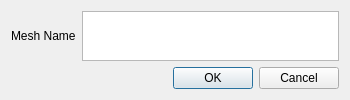
<?xml version="1.0" encoding="UTF-8"?>
<ui version="4.0">
 <class>RemoveObject</class>
 <widget class="QDialog" name="RemoveObject">
  <property name="geometry">
   <rect>
    <x>0</x>
    <y>0</y>
    <width>350</width>
    <height>100</height>
   </rect>
  </property>
  <property name="minimumSize">
   <size>
    <width>350</width>
    <height>80</height>
   </size>
  </property>
  <property name="maximumSize">
   <size>
    <width>350</width>
    <height>113</height>
   </size>
  </property>
  <property name="windowTitle">
   <string>Remove Mesh</string>
  </property>
  <property name="windowIcon">
   <iconset resource="../icons.qrc">
    <normaloff>:/toolbar/icons/scissors32.png</normaloff>:/toolbar/icons/scissors32.png</iconset>
  </property>
  <layout class="QGridLayout" name="gridLayout">
   <item row="0" column="0">
    <widget class="QLabel" name="label">
     <property name="text">
      <string>Mesh Name</string>
     </property>
    </widget>
   </item>
   <item row="0" column="1">
    <widget class="QTextEdit" name="textEdit"/>
   </item>
   <item row="1" column="0" colspan="2">
    <widget class="QDialogButtonBox" name="buttonBox">
     <property name="orientation">
      <enum>Qt::Horizontal</enum>
     </property>
     <property name="standardButtons">
      <set>QDialogButtonBox::Cancel|QDialogButtonBox::Ok</set>
     </property>
    </widget>
   </item>
  </layout>
 </widget>
 <resources>
  <include location="../icons.qrc"/>
 </resources>
 <connections>
  <connection>
   <sender>buttonBox</sender>
   <signal>accepted()</signal>
   <receiver>RemoveObject</receiver>
   <slot>accept()</slot>
   <hints>
    <hint type="sourcelabel">
     <x>248</x>
     <y>254</y>
    </hint>
    <hint type="destinationlabel">
     <x>157</x>
     <y>274</y>
    </hint>
   </hints>
  </connection>
  <connection>
   <sender>buttonBox</sender>
   <signal>rejected()</signal>
   <receiver>RemoveObject</receiver>
   <slot>reject()</slot>
   <hints>
    <hint type="sourcelabel">
     <x>316</x>
     <y>260</y>
    </hint>
    <hint type="destinationlabel">
     <x>286</x>
     <y>274</y>
    </hint>
   </hints>
  </connection>
 </connections>
</ui>
